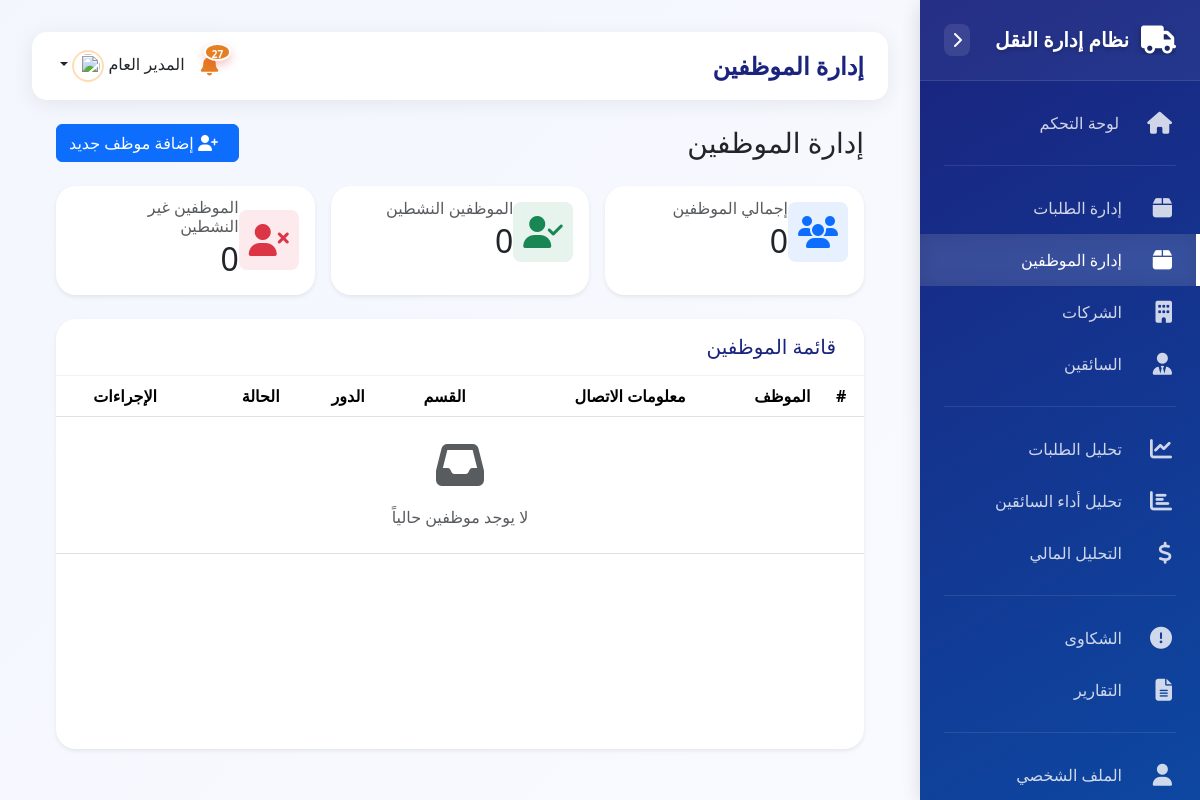
The page /admin/employees.php (signed in) on the database as committed earlier.
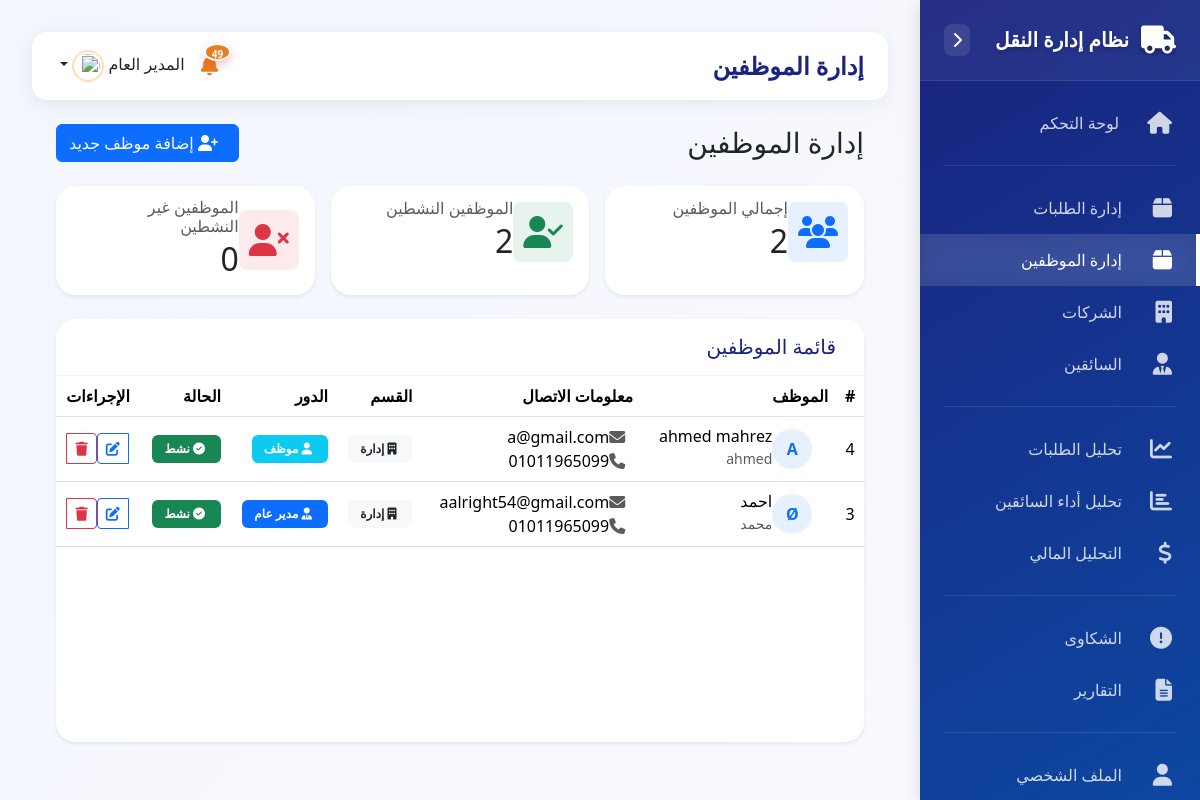
The same page on the database as committed later.
### tables this page shows
CREATE TABLE `employees` (
  `id` int(11) NOT NULL,
  `username` varchar(50) NOT NULL,
  `password` varchar(255) NOT NULL,
  `full_name` varchar(100) NOT NULL,
  `email` varchar(100) NOT NULL,
  `phone` varchar(20) DEFAULT NULL,
  `department` varchar(50) NOT NULL,
  `role` enum('مدير_عام','موظف') NOT NULL,
  `status` enum('active','inactive') DEFAULT 'active',
  `created_at` timestamp NOT NULL DEFAULT current_timestamp(),
  `updated_at` timestamp NOT NULL DEFAULT current_timestamp() ON UPDATE current_timestamp()
);

### admin/employees.php (the view, shortened to what the changed rows need)
<?php
require_once '../config.php';
include '../includes/header.php';
?>
<div class="container-fluid p-0">
    <div class="row g-0">
        <main class="col ms-sm-auto px-4">
            <div class="d-flex justify-content-between align-items-center mb-4">
                <div>
                    <h1 class="h3 mb-0">إدارة الموظفين</h1>
                </div>
            </div>
            <div class="row g-3 mb-4">
                <?php
                $stmt = $conn->query("SELECT COUNT(*) as total FROM employees");
                $total = $stmt->fetch()['total'];
                $stmt = $conn->query("SELECT COUNT(*) as active FROM employees WHERE status = 'active'");
                $active = $stmt->fetch()['active'];
                $stmt = $conn->query("SELECT COUNT(*) as inactive FROM employees WHERE status = 'inactive'");
                $inactive = $stmt->fetch()['inactive'];
                ?>
                <div class="col-md-4">
                    <div class="card border-0 shadow-sm h-100">
                        <div class="card-body">
                            <div class="d-flex align-items-center">
                                <div class="ms-3">
                                    <h6 class="card-subtitle text-muted mb-1">إجمالي الموظفين</h6>
                                    <h2 class="card-title mb-0"><?php echo $total; ?></h2>
                                </div>
                            </div>
                        </div>
                    </div>
                </div>
                <div class="col-md-4">
                    <div class="card border-0 shadow-sm h-100">
                        <div class="card-body">
                            <div class="d-flex align-items-center">
                                <div class="ms-3">
                                    <h6 class="card-subtitle text-muted mb-1">الموظفين النشطين</h6>
                                    <h2 class="card-title mb-0"><?php echo $active; ?></h2>
                                </div>
                            </div>
                        </div>
                    </div>
                </div>
                <div class="col-md-4">
                    <div class="card border-0 shadow-sm h-100">
                        <div class="card-body">
                            <div class="d-flex align-items-center">
                                <div class="ms-3">
                                    <h2 class="card-title mb-0"><?php echo $inactive; ?></h2>
                                </div>
                            </div>
                        </div>
                    </div>
                </div>
            </div>
            <div class="card border-0 shadow-sm">
                <div class="card-body p-0">
                    <div class="table-responsive">
                        <table class="table table-hover align-middle mb-0">
                            <thead class="bg-light">
                                <tr>
                                    <th class="text-center">#</th>
                                    <th>الموظف</th>
                                    <th>معلومات الاتصال</th>
                                    <th>القسم</th>
                                    <th>الدور</th>
                                    <th>الحالة</th>
                                    <th class="text-center">الإجراءات</th>
                                </tr>
                            </thead>
                            <tbody>
                                <?php
                                $stmt = $conn->query("SELECT * FROM employees ORDER BY role DESC, id ASC");
                                while ($employee = $stmt->fetch()) {
                                    echo "<tr>";
                                    echo "<td class='text-center'>{$employee['id']}</td>";
                                    echo "<td>
                                            <div class='d-flex align-items-center'>
                                                <div class='avatar-circle bg-primary bg-opacity-10 text-primary me-3'>
                                                    " . strtoupper(substr($employee['full_name'], 0, 1)) . "
                                                </div>
                                                <div>
                                                    <h6 class='mb-0'>{$employee['full_name']}</h6>
                                                    <small class='text-muted'>{$employee['username']}</small>
                                                </div>
                                            </div>
                                          </td>";
                                    echo "<td>
                                            <div>
                                                <div><i class='fas fa-envelope text-muted me-2'></i>{$employee['email']}</div>
                                                <div><i class='fas fa-phone text-muted me-2'></i>" . ($employee['phone'] ?: '-') . "</div>
                                            </div>
                                          </td>";
                                    echo "<td>
                                            <span class='badge bg-light text-dark'>
                                                <i class='fas fa-building me-1'></i>
                                                {$employee['department']}
                                            </span>
                                          </td>";
                                    echo "<td>
                                            <span class='badge " . ($employee['role'] === 'مدير_عام' ? 'bg-primary' : ($employee['role'] === 'super_admin' ? 'bg-dark' : 'bg-info')) . "'>
                                                <i class='fas " . ($employee['role'] === 'مدير_عام' ? 'fa-user-tie' : ($employee['role'] === 'super_admin' ? 'fa-user-shield' : 'fa-user')) . " me-1'></i>
                                                " . ($employee['role'] === 'مدير_عام' ? 'مدير عام' : ($employee['role'] === 'super_admin' ? 'مدير النظام' : 'موظف')) . "
                                            </span>
                                          </td>";
                                    echo "<td>
                                            <span class='badge " . ($employee['status'] === 'active' ? 'bg-success' : 'bg-danger') . "'>
                                                <i class='fas " . ($employee['status'] === 'active' ? 'fa-check-circle' : 'fa-times-circle') . " me-1'></i>
                                                " . ($employee['status'] === 'active' ? 'نشط' : 'غير نشط') . "
                                            </span>
                                          </td>";
                                    echo "<td class='text-center'>";
                                    if ($_SESSION['admin_id'] === $employee['id'] ||
                                        $_SESSION['admin_role'] === 'super_admin' ||
                                        $_SESSION['admin_role'] === 'مدير_عام') {
                                        echo "<div class='btn-group'>";
                                        echo "<a href='edit_employee.php?id={$employee['id']}' class='btn btn-sm btn-outline-primary' title='تعديل'>
                                                <i class='fas fa-edit'></i>
                                              </a>";
                                        if (($_SESSION['admin_role'] === 'super_admin' && $employee['role'] !== 'super_admin') ||
                                            ($_SESSION['admin_role'] === 'مدير_عام' && $employee['role'] === 'موظف')) {
                                            echo "<button type='button' class='btn btn-sm btn-outline-danger' onclick='confirmDelete({$employee['id']})' title='حذف'>
                                                    <i class='fas fa-trash'></i>
                                                  </button>";
                                        }
                                        echo "</div>";
                                    }
                                    echo "</td>";
                                    echo "</tr>";
                                }
                                if ($stmt->rowCount() === 0) {
                                    echo "<tr><td colspan='7' class='text-center py-4 text-muted'>
                                            <i class='fas fa-inbox fa-3x mb-3'></i>
                                            <p class='mb-0'>لا يوجد موظفين حالياً</p>
                                          </td></tr>";
                                }
                                ?>
                            </tbody>
                        </table>
                    </div>
                </div>
            </div>
        </main>
    </div>
</div>
<?php include '../includes/footer.php'; ?>

### includes/header.php (shortened to what the changed rows need)
<?php
$admin_id = $_SESSION['admin_id'];
$stmt = $conn->prepare("SELECT COUNT(*) FROM notifications WHERE admin_id = ? AND is_read = 0");
$stmt->execute([$admin_id]);
$unread_notifications = $stmt->fetchColumn();
?>
<!DOCTYPE html>
<html dir="rtl" lang="ar">
<head>
    <link href="https://cdn.jsdelivr.net/npm/bootstrap@5.3.2/dist/css/bootstrap.min.css" rel="stylesheet">
    <link href="https://cdnjs.cloudflare.com/ajax/libs/font-awesome/6.4.2/css/all.min.css" rel="stylesheet">
    <link href="../assets/css/dashboard.css" rel="stylesheet">
</head>
<body>
    <div class="main-content">
        <div class="content-header d-flex justify-content-between align-items-center mb-4">
            <div class="page-title">
                <h1 class="h3 mb-0 text-gray-800">
                    <?php
                    $current_page = basename($_SERVER['PHP_SELF'], '.php');
                    switch ($current_page) {
                        case 'employees':
                            echo 'إدارة الموظفين';
                            break;
                    }
                    ?>
                </h1>
            </div>
            <div class="header-actions d-flex align-items-center">
                <div class="dropdown me-3">
                    <a class="nav-link position-relative notification-icon" href="#" role="button">
                        <i class="fas fa-bell"></i>
                        <?php if ($unread_notifications > 0): ?>
                            <span class="notification-badge" id="notificationCount"><?php echo $unread_notifications; ?></span>
                        <?php endif; ?>
                    </a>
                </div>
            </div>
        </div>
</body>
</html>

Rows that differ between the two databases and show on the page:
added employees: id "4", full_name "A", full_name "ahmed mahrez", username "ahmed", email "a@gmail.com", phone "01011965099", department "إدارة", role "موظف", status "نشط"
added employees: id "3", full_name "Ø", full_name "احمد", username "محمد", email "aalright54@gmail.com", phone "01011965099", department "إدارة", role "مدير عام", status "نشط"
Other text that changed with them:
$unread_notifications: "27" → "49"
$total: "0" → "2"
$active: "0" → "2"
text no longer shown: "لا يوجد موظفين حالياً"
